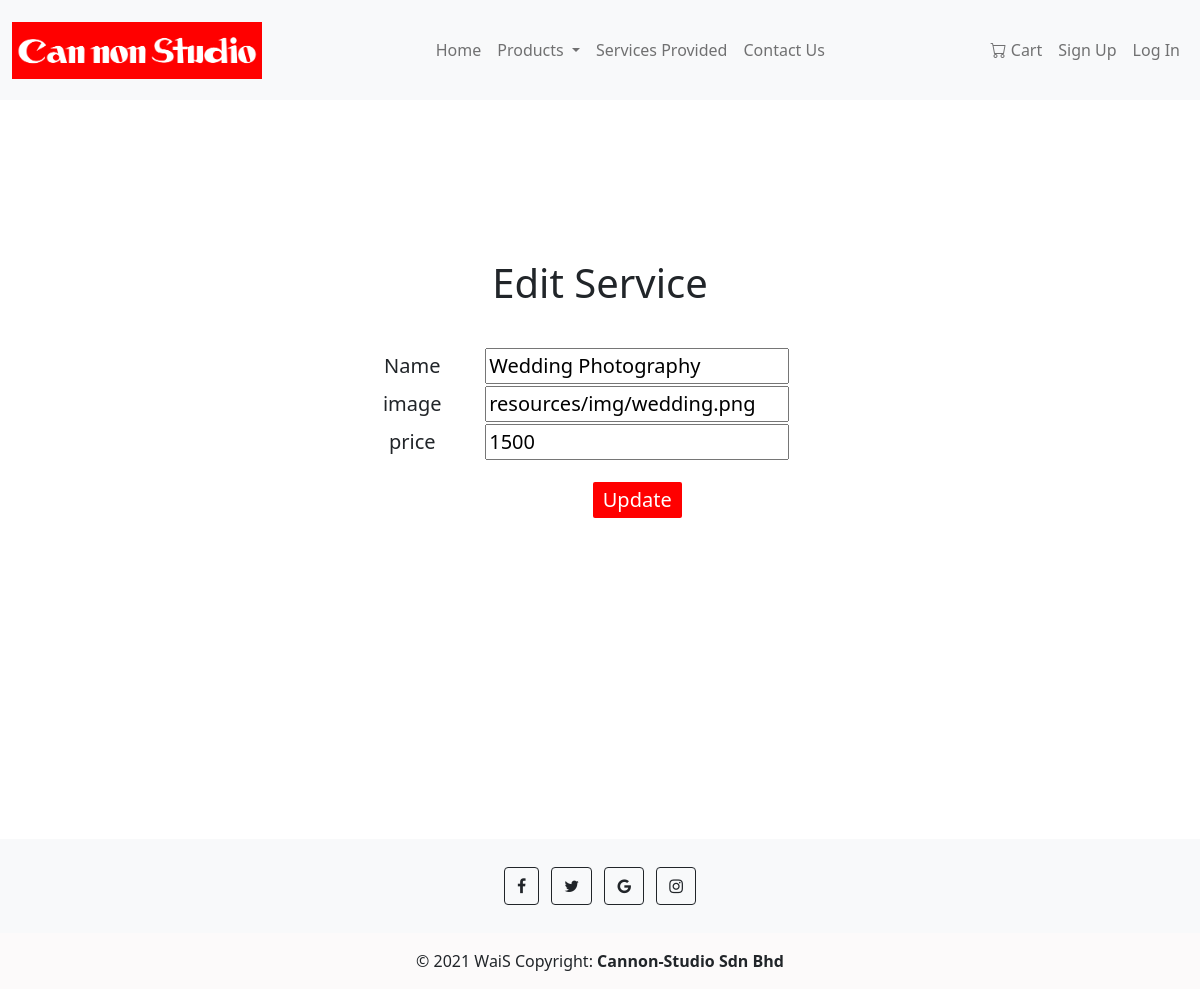
Screenshot of /edit_service.php?id=1 with the database file from the repository.
### tables this page shows
CREATE TABLE `services` (
  `id` int(8) NOT NULL,
  `name` varchar(255) NOT NULL,
  `image` text NOT NULL,
  `price` double(10,2) NOT NULL
);

### backend/edit_service_backend.php (called while the page is built)
<?php
include_once("ShoppingCart.php");
$crud = new ShoppingCart();
$id = $_GET['id'];
$result = $crud->getData("SELECT * FROM services WHERE id = $id");
foreach ($result as $res) {
	$name = $res['name'];
	$image = $res['image'];
	$price = $res['price'];
}
?>

### backend/DBController.php (called while the page is built, shortened)
<?php
class DBController
{
    private $host = "localhost";
    private $user = "assignment";
    private $password = "pass";
    private $database = "cannon_studio";
    private static $conn;
    function __construct()
    {
        $this->conn = mysqli_connect($this->host, $this->user, $this->password, $this->database);
    }
    function getDBResult($query, $params = array())
    {
        $sql_statement = $this->conn->prepare($query);
        $sql_statement->execute();
        $result = $sql_statement->get_result();
        if ($result->num_rows > 0) {
            while ($row = $result->fetch_assoc()) {
                $resultset[] = $row;
            }
        }
        if (! empty($resultset)) {
            return $resultset;
        }
    }
}

### backend/ShoppingCart.php (called while the page is built, shortened)
<?php
require_once "DBController.php";
class ShoppingCart extends DBController
{
    public function getData($query)
	{
        $productResult = $this->getDBResult($query);
        return $productResult;
	}
}

### edit_service.php (the view, shortened to what this page needs)
<?php
include_once("backend/edit_service_backend.php");?>
<!DOCTYPE html>
<html lang="en">
<HEAD>
    <link href="https://cdn.jsdelivr.net/npm/bootstrap@5.1.1/dist/css/bootstrap.min.css" rel="stylesheet">
    <link rel="stylesheet" href="https://cdn.jsdelivr.net/npm/bootstrap-icons@1.6.0/font/bootstrap-icons.css">
    <link href="css/register.css" type="text/css" rel="stylesheet" />
</HEAD>
	<body>
	<?php include 'header.php';?>
    <div class= "container form2">
	<form name="form1" method="post" action="backend/editaction2.php">
		<table width="450">
        <h1 class="titleName">Edit Service</h1>
			<tr>
				<td>Name</td>
				<td><input type="text" name="name" value="<?php echo $name;?>"></td>
			</tr>
			<tr>
				<td>image</td>
				<td><input type="text" name="image" value="<?php echo $image;?>"></td>
			</tr>
			<tr>
				<td>price</td>
				<td><input type="text" name="price" value="<?php echo $price;?>"></td>
			</tr>
			<tr>
				<td><input type="hidden" name="id" value=<?php echo $_GET['id'];?>></td>
				<td><input type="submit" name="update" value="Update" class="update"></td>
			</tr>
		</table>
	</form>
    </div>
	</body>
<?php include 'footer.php';?>
</body>
</html>

### css/register.css (style rules this page uses)
td { font-size: 20px; }
.titleName { text-align:center; margin-top: 4em; margin-bottom: 1em; }
.form2 { text-align: center; display: flex; justify-content: center; }
.update { margin-bottom: 16em; margin-top: 1em; background-color: red; color: white; border: 0; padding: 3px 10px; color: #ffffff; border-radius: 2px; cursor:pointer; }

### css/homepage.css (style rules this page uses)
html body { padding-top: 6.2em; }

### rows the page displays
services: name "Wedding Photography", image "resources/img/wedding.png", price "1500"
